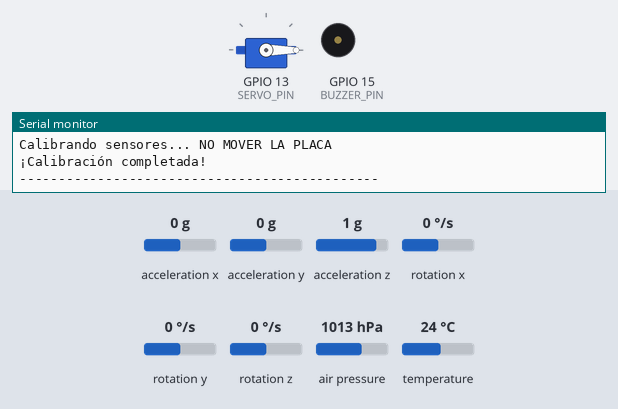
The sketch below on a simulated ESP32. Shown: servo, buzzer (waves = sounding), the last lines printed to the serial monitor. Inputs (shaded band) come from the test bench; at power-on: acceleration x 0 g, air pressure 1013 hPa, acceleration y 0 g, acceleration z 1 g, rotation x 0 °/s, rotation y 0 °/s, rotation z 0 °/s, temperature 24 °C. No radio packets arrive unless stated.

Above: at 3.4 s.
3.5 s: acceleration x set to 0.8 g
5.1 s: air pressure set to 1015 hPa
At 6.7 s:
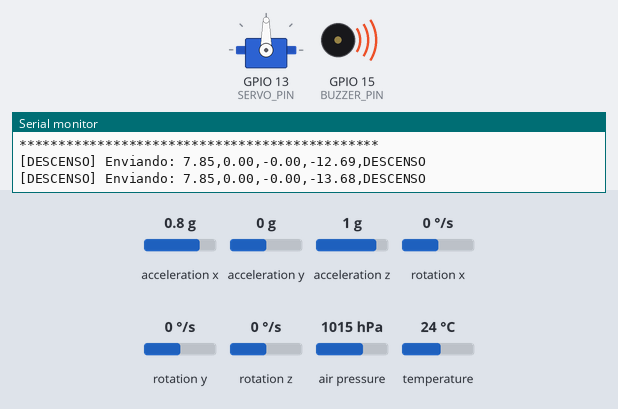
At 9.4 s:
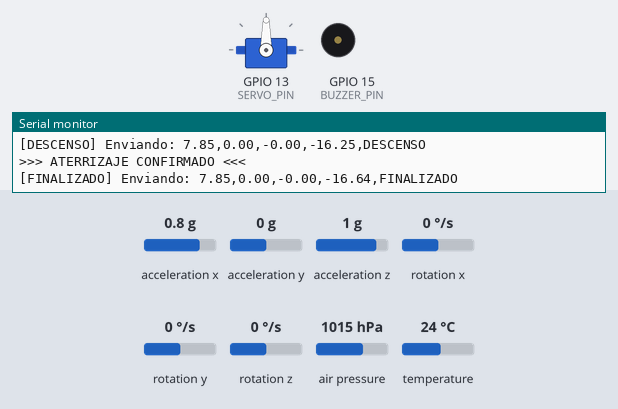
Timing chart, 0 to 10.9 s (numbered marks = the images above; inputs shaded):
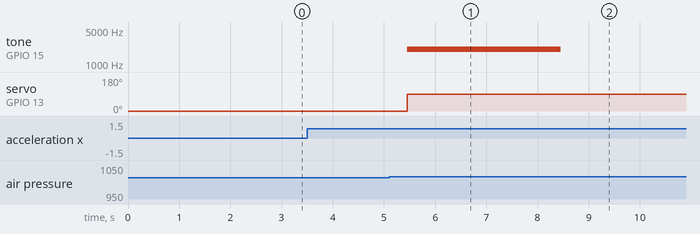

Measured:
- the behaviour switches between 1013 and 1014 hPa on air pressure (found by bisection; images 0 and 1)
- after the input at 5.1 s, tone on GPIO 15 (BUZZER_PIN): silent → 2000 Hz after 0.35 s, → silent 3.0 s later; servo on GPIO 13 (SERVO_PIN): 0° → 90° after 0.35 s

The sketch:

EMISOR_apogeo_V2_Test.ino
```cpp
#include <Wire.h>
#include <SPI.h>
#include <LoRa.h>
#include <Adafruit_MPU6050.h>
#include <Adafruit_BMP280.h>
#include <Adafruit_Sensor.h>
#include <ESP32Servo.h>  // Instalar "ESP32Servo" de Kevin Harrington desde el Gestor de Librerías

// ==================== CONFIGURACIÓN GENERAL ====================

// Poner en true para probar la máquina de estados en el escritorio,
// SIN sensores ni cohete: genera un perfil de vuelo sintético
// (rampa -> impulso -> coast -> apogeo -> caída) con ruido incluido.
// Poner en false para vuelo real con hardware conectado.
#define MODO_SIMULACION false

// Pines LoRa (según EMISOR.ino)
#define SS 5
#define RST 2
#define DI0 17

#ifndef LED_BUILTIN
#define LED_BUILTIN 2   // La mayoría de las devkits ESP32 traen el LED en GPIO2
#endif

// Buzzer piezoeléctrico PASIVO (necesita tone(), no sirve con digitalWrite)
#define BUZZER_PIN 15
const unsigned int BUZZER_FRECUENCIA = 2000; // Hz
const unsigned int BUZZER_DURACION_MS = 3000; // cuánto suena al detectar el apogeo

// Servomotor (ej: liberación de paracaídas). Alimentarlo aparte del 3.3V
// de la ESP32 si va a mover algo con resistencia real.
#define SERVO_PIN 13
const int ANGULO_REPOSO = 0;
const int ANGULO_APOGEO = 90;
Servo servoRecuperacion;

// Protocolo de ACK con la estación en tierra: el RSSI/SNR de un paquete solo
// lo conoce quien lo RECIBE, no quien lo transmite. Por eso, al detectar el
// apogeo, esta placa manda el aviso y espera una breve confirmación de la
// estación en tierra con los valores que ella midió al recibirlo.
const unsigned long ACK_TIMEOUT_MS = 1000; // cuánto esperar la respuesta antes de rendirse

Adafruit_MPU6050 mpu;
Adafruit_BMP280 bmp;

// ---------- Calibración ----------
float presion_base = 1013.25;
float offset_X = 0.0, offset_Y = 0.0, offset_Z = 0.0;

// ---------- Filtrado (media móvil exponencial) ----------
// alpha bajo = más suavizado pero más lento en reaccionar; alpha alto = más
// rápido pero deja pasar más ruido. Ajustá según lo que veas en pruebas reales.
const float ALPHA_ALTITUD = 0.25;
const float ALPHA_EMPUJE  = 0.35;
float altitud_filtrada = 0.0;
float empuje_filtrado  = 0.0;
bool filtro_inicializado = false;

// ---------- Umbrales de la máquina de estados ----------
const float UMBRAL_DESPEGUE   = 3.0;   // m/s² de empuje neto sostenido para detectar despegue
const int   MUESTRAS_DESPEGUE = 3;     // muestras consecutivas por encima del umbral (debounce)

const float HISTERESIS_APOGEO = 0.5;   // metros que debe caer desde el máximo para confirmar apogeo
const int   MUESTRAS_APOGEO   = 5;     // muestras consecutivas de caída sostenida (evita falsos positivos por ruido)

const float UMBRAL_ATERRIZAJE   = 1.0; // metros, cercanía al suelo
const int   MUESTRAS_ATERRIZAJE = 25;  // ~0.5s de estabilidad a 20ms/loop, para confirmar aterrizaje

// ---------- Telemetría (throttling para no saturar el enlace LoRa) ----------
const float UMBRAL_EMPUJE_TX  = 0.60;
const float UMBRAL_ALTITUD_TX = 0.50;
const unsigned long TIMEOUT_FORZADO = 2000;
float ultimo_empuje_enviado = 0.0;
float ultima_altitud_enviada = 0.0;
unsigned long ultimo_envio_tiempo = 0;

// ==================== MÁQUINA DE ESTADOS ====================
enum EstadoVuelo {
  EN_RAMPA,     // en la rampa, esperando despegue
  ASCENSO,      // despegue detectado, subiendo
  DESCENSO,     // apogeo detectado, cayendo
  FINALIZADO    // aterrizaje confirmado
};

EstadoVuelo estado = EN_RAMPA;

float altitud_maxima = -9999.0;
float altitud_apogeo = 0.0;
int contador_despegue = 0;
int contador_apogeo = 0;
int contador_aterrizaje = 0;

const char* nombreEstado(EstadoVuelo e) {
  switch (e) {
    case EN_RAMPA:    return "EN_RAMPA";
    case ASCENSO:     return "ASCENSO";
    case DESCENSO:    return "DESCENSO";
    case FINALIZADO:  return "FINALIZADO";
  }
  return "?";
}

// Espera hasta ACK_TIMEOUT_MS una respuesta de la estación en tierra con el
// formato "ACK_APOGEO,<rssi>,<snr>". Devuelve true si llegó a tiempo.
bool esperarAckApogeo(float &rssi_out, float &snr_out, unsigned long timeout_ms) {
  unsigned long inicio = millis();
  while (millis() - inicio < timeout_ms) {
    int tamPaquete = LoRa.parsePacket();
    if (tamPaquete) {
      String recibido = "";
      while (LoRa.available()) {
        recibido += (char)LoRa.read();
      }
      if (recibido.startsWith("ACK_APOGEO")) {
        int coma1 = recibido.indexOf(',');
        int coma2 = recibido.indexOf(',', coma1 + 1);
        if (coma1 > 0 && coma2 > coma1) {
          rssi_out = recibido.substring(coma1 + 1, coma2).toFloat();
          snr_out = recibido.substring(coma2 + 1).toFloat();
          return true;
        }
      }
    }
  }
  return false;
}

// Arma el cartel de apogeo, lo imprime por Serial y lo retransmite por LoRa.
void notificarApogeo(float altura, bool datosValidos, float rssi, float snr) {
  const char* linea = "**********************************************";

  String cartel = String(linea) + "\n";
  cartel += "           !!! APOGEO DETECTADO !!!\n";
  cartel += String(linea) + "\n";
  cartel += "Altura del apogeo: " + String(altura, 2) + " m\n";
  if (datosValidos) {
    cartel += "RSSI: " + String(rssi, 0) + " dBm\n";
    cartel += "SNR: " + String(snr, 2) + " dB\n";
  } else {
    cartel += "RSSI: sin confirmacion de tierra\n";
    cartel += "SNR: sin confirmacion de tierra\n";
  }
  cartel += String(linea);

  Serial.println(cartel);

#if !MODO_SIMULACION
  LoRa.beginPacket();
  LoRa.print(cartel);
  LoRa.endPacket();
#endif
}

// ==================== SETUP ====================
void setup() {
  Serial.begin(115200);
  while (!Serial);
  pinMode(LED_BUILTIN, OUTPUT);
  digitalWrite(LED_BUILTIN, LOW);
  pinMode(BUZZER_PIN, OUTPUT);

  servoRecuperacion.setPeriodHertz(50);
  servoRecuperacion.attach(SERVO_PIN, 500, 2400);
  servoRecuperacion.write(ANGULO_REPOSO);

  Serial.println("\n--- Inicializando Aviónica del Cohete + LoRa ---");

#if !MODO_SIMULACION
  // 1. LoRa
  LoRa.setPins(SS, RST, DI0);
  if (!LoRa.begin(433E6)) {
    Serial.println("¡Fallo crítico en la inicialización de LoRa!");
    while (1);
  }
  LoRa.setSignalBandwidth(125E3);
  LoRa.setSpreadingFactor(7);
  LoRa.setTxPower(17);
  Serial.println("-> Transmisor LoRa listo.");

  // 2. Sensores I2C
  if (!mpu.begin(0x68)) {
    Serial.println("¡Error MPU6050!");
    while (1);
  }
  if (!bmp.begin(0x76)) {
    Serial.println("¡Error BMP280!");
    while (1);
  }

  mpu.setAccelerometerRange(MPU6050_RANGE_16_G);
  mpu.setFilterBandwidth(MPU6050_BAND_21_HZ);

  bmp.setSampling(Adafruit_BMP280::MODE_NORMAL,
                  Adafruit_BMP280::SAMPLING_X2,
                  Adafruit_BMP280::SAMPLING_X16,
                  Adafruit_BMP280::FILTER_X16,
                  Adafruit_BMP280::STANDBY_MS_1);

  // --- Calibración ---
  Serial.println("Calibrando sensores... NO MOVER LA PLACA");
  delay(1000);

  float suma_presion = 0;
  for (int i = 0; i < 20; i++) {
    suma_presion += bmp.readPressure() / 100.0F;
    delay(30);
  }
  presion_base = suma_presion / 20.0;

  sensors_event_t a, g, temp;
  float suma_X = 0, suma_Y = 0, suma_Z = 0;
  for (int i = 0; i < 20; i++) {
    mpu.getEvent(&a, &g, &temp);
    suma_X += a.acceleration.x;
    suma_Y += a.acceleration.y;
    suma_Z += a.acceleration.z;
    delay(30);
  }
  offset_X = (suma_X / 20.0) - 9.81;
  offset_Y = (suma_Y / 20.0);
  offset_Z = (suma_Z / 20.0);

  Serial.println("¡Calibración completada!");
#else
  randomSeed(analogRead(0));
  Serial.println(">>> MODO_SIMULACION activo: generando vuelo sintético, sin hardware real <<<");
#endif

  Serial.println("----------------------------------------------");
  ultimo_envio_tiempo = millis();
}

// ==================== LECTURA DE SENSORES ====================

#if MODO_SIMULACION
// Genera un perfil de vuelo falso para validar la máquina de estados en el
// escritorio, sin cohete ni sensores. Perfil: reposo -> impulso -> coast
// hasta apogeo (~24m) -> caída -> aterrizaje. Incluye ruido para simular
// las lecturas reales de un BMP280/MPU6050.
void leerSensoresSimulados(float &empuje_neto, float &altitud_relativa) {
  static unsigned long t0 = millis();
  float t = (millis() - t0) / 1000.0; // segundos desde el arranque

  float ruido_alt = random(-20, 20) / 100.0; // ±0.20 m de ruido
  float ruido_acc = random(-30, 30) / 100.0; // ±0.30 m/s² de ruido

  if (t < 1.0) {
    // en la rampa, quieto
    empuje_neto = 0.0 + ruido_acc;
    altitud_relativa = 0.0 + ruido_alt;
  } else if (t < 1.5) {
    // impulso de agua/aire
    empuje_neto = 25.0 + ruido_acc;
    altitud_relativa = (t - 1.0) * 8.0 + ruido_alt;
  } else if (t < 4.0) {
    // coast ascendente, desacelerando por gravedad
    float t_coast = t - 1.5;
    float v0 = 20.0;
    float des = 9.81;
    altitud_relativa = 4.0 + v0 * t_coast - 0.5 * des * t_coast * t_coast + ruido_alt;
    empuje_neto = -des + ruido_acc;
  } else if (t < 9.0) {
    // caída libre
    float t_caida = t - 4.0;
    float alt_en_apogeo = 24.0; // aprox, solo para esta simulación
    altitud_relativa = max(0.0f, alt_en_apogeo - 0.5f * 9.81f * t_caida * t_caida) + ruido_alt;
    empuje_neto = -9.81 + ruido_acc;
  } else {
    // aterrizado
    altitud_relativa = 0.0 + ruido_alt * 0.3;
    empuje_neto = 0.0 + ruido_acc * 0.3;
  }
}
#endif

// ==================== LOOP ====================
void loop() {
  float empuje_neto, altitud_relativa;
  float acc_y_calibrada = 0, acc_z_calibrada = 0;

#if MODO_SIMULACION
  leerSensoresSimulados(empuje_neto, altitud_relativa);
#else
  sensors_event_t a, g, temp_mpu;
  mpu.getEvent(&a, &g, &temp_mpu);

  float acc_x_calibrada = a.acceleration.x - offset_X;
  acc_y_calibrada = a.acceleration.y - offset_Y;
  acc_z_calibrada = a.acceleration.z - offset_Z;
  empuje_neto = acc_x_calibrada - 9.81; // Eje de empuje vertical (verificá orientación de montaje)

  float presion = bmp.readPressure() / 100.0F;
  altitud_relativa = bmp.readAltitude(presion_base);
#endif

  // --- Filtrado (media móvil exponencial) para reducir ruido ---
  if (!filtro_inicializado) {
    altitud_filtrada = altitud_relativa;
    empuje_filtrado = empuje_neto;
    filtro_inicializado = true;
  } else {
    altitud_filtrada += ALPHA_ALTITUD * (altitud_relativa - altitud_filtrada);
    empuje_filtrado  += ALPHA_EMPUJE  * (empuje_neto - empuje_filtrado);
  }

  // ============ MÁQUINA DE ESTADOS (evaluada SIEMPRE, cada loop) ============
  switch (estado) {

    case EN_RAMPA: {
      if (empuje_filtrado >= UMBRAL_DESPEGUE) {
        contador_despegue++;
        if (contador_despegue >= MUESTRAS_DESPEGUE) {
          estado = ASCENSO;
          altitud_maxima = altitud_filtrada;
          contador_apogeo = 0;
          Serial.println(">>> DESPEGUE DETECTADO <<<");
        }
      } else {
        contador_despegue = 0; // se rompió la racha, reinicia el debounce
      }
      break;
    }

    case ASCENSO: {
      if (altitud_filtrada > altitud_maxima) {
        altitud_maxima = altitud_filtrada;
        contador_apogeo = 0; // seguimos subiendo, reiniciamos el contador de caída
      } else if (altitud_maxima - altitud_filtrada >= HISTERESIS_APOGEO) {
        contador_apogeo++;
        if (contador_apogeo >= MUESTRAS_APOGEO) {
          altitud_apogeo = altitud_maxima;
          estado = DESCENSO;
          contador_aterrizaje = 0;

          digitalWrite(LED_BUILTIN, HIGH);
          tone(BUZZER_PIN, BUZZER_FRECUENCIA, BUZZER_DURACION_MS); // no bloqueante
          servoRecuperacion.write(ANGULO_APOGEO);

          float rssiConfirmado = 0, snrConfirmado = 0;
          bool ackRecibido = false;

#if !MODO_SIMULACION
          // Aviso inmediato a tierra, sin esperar el ciclo normal de telemetría
          LoRa.beginPacket();
          LoRa.print("APOGEO," + String(altitud_apogeo, 2));
          LoRa.endPacket();

          // Breve espera (<=1s) por la confirmación con RSSI/SNR de tierra.
          // Este es el único punto del programa donde el loop se pausa,
          // y ocurre justo al empezar el descenso, así que no compromete
          // la detección de aterrizaje.
          ackRecibido = esperarAckApogeo(rssiConfirmado, snrConfirmado, ACK_TIMEOUT_MS);
#endif

          notificarApogeo(altitud_apogeo, ackRecibido, rssiConfirmado, snrConfirmado);
        }
      }
      break;
    }

    case DESCENSO: {
      if (altitud_filtrada <= UMBRAL_ATERRIZAJE) {
        contador_aterrizaje++;
        if (contador_aterrizaje >= MUESTRAS_ATERRIZAJE) {
          estado = FINALIZADO;
          Serial.println(">>> ATERRIZAJE CONFIRMADO <<<");
        }
      } else {
        contador_aterrizaje = 0;
      }
      break;
    }

    case FINALIZADO: {
      // Nada más que hacer: acá se podría apagar el LoRa, entrar en sleep, etc.
      break;
    }
  }

  // ============ TELEMETRÍA POR LoRa (throttling por cambio significativo) ============
  float delta_empuje = fabs(empuje_filtrado - ultimo_empuje_enviado);
  float delta_altitud = fabs(altitud_filtrada - ultima_altitud_enviada);
  unsigned long tiempo_actual = millis();

  bool debe_enviar = (delta_empuje >= UMBRAL_EMPUJE_TX) ||
                      (delta_altitud >= UMBRAL_ALTITUD_TX) ||
                      (tiempo_actual - ultimo_envio_tiempo >= TIMEOUT_FORZADO);

  if (debe_enviar) {
    ultimo_empuje_enviado = empuje_filtrado;
    ultima_altitud_enviada = altitud_filtrada;
    ultimo_envio_tiempo = tiempo_actual;

    String paqueteData = String(empuje_filtrado, 2) + "," +
                          String(acc_y_calibrada, 2) + "," +
                          String(acc_z_calibrada, 2) + "," +
                          String(altitud_filtrada, 2) + "," +
                          nombreEstado(estado);

    Serial.print("[");
    Serial.print(nombreEstado(estado));
    Serial.print("] Enviando: ");
    Serial.println(paqueteData);

#if !MODO_SIMULACION
    LoRa.beginPacket();
    LoRa.print(paqueteData);
    LoRa.endPacket();
#endif
  }

  delay(20);
}
```
